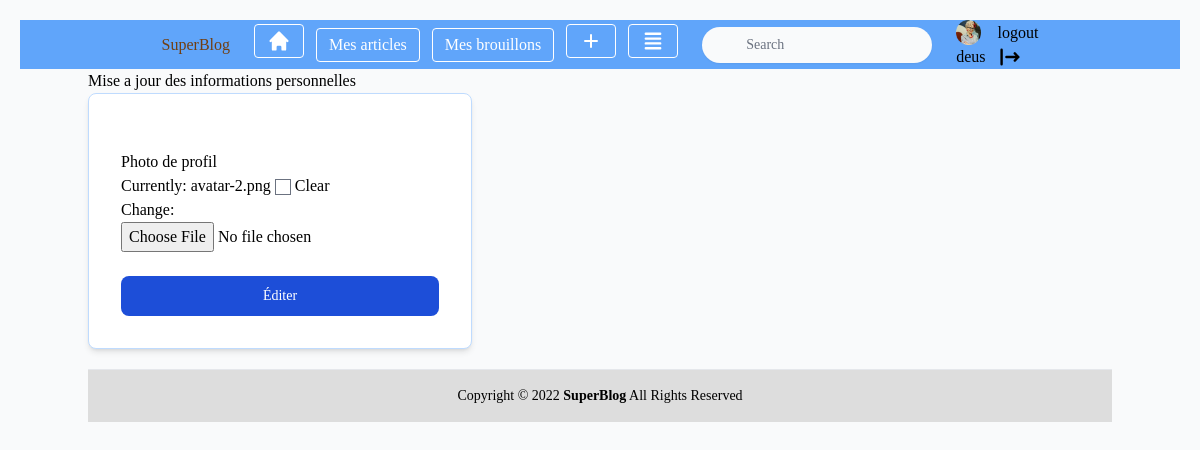
/user/avatar/2/ (signed in), run on the app's committed database.
### utilisateur/models.py (models this page shows, shortened)
class User(AbstractUser):
	profile_photo = models.ImageField(verbose_name='Photo de profil', null=True, blank=True, default=None)
	role = models.CharField(max_length=10, choices=ROLE_CHOICES, verbose_name='Rôle')
	def __str__(self):
		return self.username

### utilisateur/views.py (the view)
# urls.py: path('avatar/<int:pk>/', views.UpdateAvatar.as_view(), name='avatar_update'),
class UpdateAvatar(UpdateView):
	model = models.User
	template_name = "utilisateur/user_edit.html"
	fields = ["profile_photo"]

### utilisateur/templates/utilisateur/user_edit.html (shortened to what this page needs)
{% extends 'base.html' %}
{%load crispy_forms_tags %}
{% block content %}
    <h1>Mise a jour des informations personnelles</h1>
    <div class="p-4 w-full max-w-sm bg-white rounded-lg border border-blue-200 shadow-md sm:p-6 md:p-8 dark:bg-blue-800 dark:border-blue-700">
    <form class="space-y-6" method="POST">
        {{ form|crispy }}
        <input class="w-full text-white bg-blue-700 hover:bg-blue-800 focus:ring-4 focus:outline-none focus:ring-blue-300 font-medium rounded-lg text-sm px-5 py-2.5 text-center dark:bg-blue-600 dark:hover:bg-blue-700 dark:focus:ring-blue-800" type="submit" value="Éditer">
    </form>
{% endblock %}

### templates/nav.html (shortened to what this page needs)
<nav class="bg-blue-400 ">
<ul class="flex items-center justify-center">
  <li class="mr-3">
    <p class="inline-block text-yellow-900 py-1 px-3">SuperBlog</p>
  </li>
  <li class="mr-3">
    <a class="inline-block border border-white rounded hover:border-gray-200 text-white hover:bg-gray-200 py-1 px-3" href="{% url 'blog:home'%}"><svg class="w-6 h-6" fill="currentColor" viewBox="0 0 20 20" xmlns="http://www.w3.org/2000/svg"><path d="M10.707 2.293a1 1 0 00-1.414 0l-7 7a1 1 0 001.414 1.414L4 10.414V17a1 1 0 001 1h2a1 1 0 001-1v-2a1 1 0 011-1h2a1 1 0 011 1v2a1 1 0 001 1h2a1 1 0 001-1v-6.586l.293.293a1 1 0 001.414-1.414l-7-7z"></path></svg></a>
  </li>
  {%if user.role == "BLOGGEUR"%}
  <li class="mr-3">
    <a class="inline-block border border-white rounded hover:border-gray-200 text-white hover:bg-gray-200 py-1 px-3" href="{% url 'blog:mesArticles'%}">Mes articles</a>
  </li>
  <li class="mr-3">
    <a class="inline-block border border-white rounded hover:border-gray-200 text-white hover:bg-gray-200 py-1 px-3" href="{%url 'blog:brouillons'%}">Mes brouillons</a>
  </li>
  <li class="mr-3">
    <a class="inline-block border border-white rounded hover:border-gray-200 text-white hover:bg-gray-200 py-1 px-3" href="{%url 'blog:add'%}"><svg class="w-6 h-6" fill="none" stroke="currentColor" viewBox="0 0 24 24" xmlns="http://www.w3.org/2000/svg"><path stroke-linecap="round" stroke-linejoin="round" stroke-width="2" d="M12 6v6m0 0v6m0-6h6m-6 0H6"></path></svg></a>
  </li>
  {%endif%}
{% if user.is_authenticated%}
<li class="mr-3">
    <a class="inline-block border border-white rounded hover:border-gray-200 text-white hover:bg-gray-200 py-1 px-3" href="{%url 'blog:save'%}"></a>
</li>
{%endif%}
<li class="mr-3">
	<div class="relative lg:ml-auto hidden lg:block py-1 px-3">
            	<form id="searchform" action="{% url 'blog:search' %}" method="get" accept-charset="utf-8">
                <input type="text" name="q" id="searchbox"
                    class="block w-full shadow-sm border-none rounded-3xl  pl-11 pr-2 py-2 focus:outline-none bg-gray-50 text-sm text-gray-700 placeholder-gray-500"
                    placeholder="Search">
</li>
	{% if user.is_authenticated%}
        <li class="mr-3">
          <a href="{%url 'user:profil'%}" class="inline-block">{%if user.profile_photo%}
         <img width="25" height="25" src="{{user.profile_photo.url}}">
{%else%}<svg class="w-6 h-6" fill="currentColor" viewBox="0 0 20 20" xmlns="http://www.w3.org/2000/svg"><path fill-rule="evenodd" d="M10 9a3 3 0 100-6 3 3 0 000 6zm-7 9a7 7 0 1114 0H3z" clip-rule="evenodd"></path></svg>{%endif%}{{request.user}}</a>
        </li>
        <li class="mr-3">
          <a href="{% url 'user:logout'%}" class="inline-block">logout</a>
        </li>
	        {%endif%}
</ul>
</nav>

### utilisateur/static/utilisateur/css/style.css (style rules this page uses)
* { box-sizing: border-box; }
body { font-family: Arial; padding: 20px; background: #f1f1f1; background-image: url("/media/bg2.jpg"); background-attachment: fixed; background-size: contain; }

### data on the page
User: profile_photo (picture)
User: user "deus"
